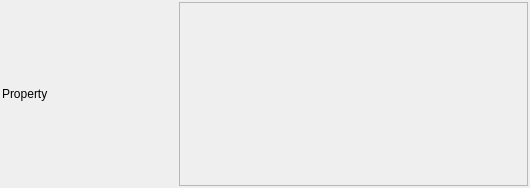
<?xml version="1.0" encoding="UTF-8"?>
<ui version="4.0">
 <class>ShapeTypeSelectionWidget</class>
 <widget class="QFrame" name="ShapeTypeSelectionWidget">
  <property name="geometry">
   <rect>
    <x>0</x>
    <y>0</y>
    <width>530</width>
    <height>188</height>
   </rect>
  </property>

  <layout class="QGridLayout" name="widgetLayout">
   <property name="margin">
    <number>2</number>
   </property>
   <property name="spacing">
    <number>5</number>
   </property>
   <item row="2" column="1" colspan="2">
    <widget class="QScrollArea" name="m_ShapeTypeScrollArea">
     <property name="minimumSize">
      <size>
       <width>250</width>
       <height>0</height>
      </size>
     </property>
     <property name="widgetResizable">
      <bool>true</bool>
     </property>
     <widget class="QWidget" name="m_ShapeTypeScrollContents">
      <property name="geometry">
       <rect>
        <x>0</x>
        <y>0</y>
        <width>347</width>
        <height>182</height>
       </rect>
      </property>
      <layout class="QFormLayout" name="formLayout_2">
       <property name="horizontalSpacing">
        <number>6</number>
       </property>
       <property name="verticalSpacing">
        <number>6</number>
       </property>
       <property name="margin">
        <number>4</number>
       </property>
      </layout>
     </widget>
    </widget>
   </item>
   <item row="2" column="0">
    <widget class="QLabel" name="label">
     <property name="text">
      <string>Property</string>
     </property>
    </widget>
   </item>
  </layout>
 </widget>
 <resources/>
 <connections/>
</ui>
